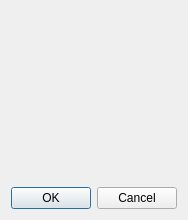
<?xml version="1.0" encoding="UTF-8"?>
<ui version="4.0">
 <class>Cusp_Style_Dialog</class>
 <widget class="QDialog" name="Cusp_Style_Dialog">
  <property name="geometry">
   <rect>
    <x>0</x>
    <y>0</y>
    <width>184</width>
    <height>220</height>
   </rect>
  </property>
  <property name="windowTitle">
   <string>Node Preferences</string>
  </property>
  <property name="windowIcon">
   <iconset theme="edit-node"/>
  </property>
  <layout class="QVBoxLayout" name="verticalLayout">
   <item>
    <widget class="Cusp_Style_Widget" name="cusp_style_widget" native="true"/>
   </item>
   <item>
    <widget class="QDialogButtonBox" name="buttonBox">
     <property name="orientation">
      <enum>Qt::Horizontal</enum>
     </property>
     <property name="standardButtons">
      <set>QDialogButtonBox::Cancel|QDialogButtonBox::Ok</set>
     </property>
    </widget>
   </item>
  </layout>
 </widget>
 <customwidgets>
  <customwidget>
   <class>Cusp_Style_Widget</class>
   <extends>QWidget</extends>
   <header>cusp_style_widget.hpp</header>
   <container>1</container>
  </customwidget>
 </customwidgets>
 <resources/>
 <connections>
  <connection>
   <sender>buttonBox</sender>
   <signal>accepted()</signal>
   <receiver>Cusp_Style_Dialog</receiver>
   <slot>accept()</slot>
   <hints>
    <hint type="sourcelabel">
     <x>248</x>
     <y>254</y>
    </hint>
    <hint type="destinationlabel">
     <x>157</x>
     <y>274</y>
    </hint>
   </hints>
  </connection>
  <connection>
   <sender>buttonBox</sender>
   <signal>rejected()</signal>
   <receiver>Cusp_Style_Dialog</receiver>
   <slot>reject()</slot>
   <hints>
    <hint type="sourcelabel">
     <x>316</x>
     <y>260</y>
    </hint>
    <hint type="destinationlabel">
     <x>286</x>
     <y>274</y>
    </hint>
   </hints>
  </connection>
 </connections>
</ui>
